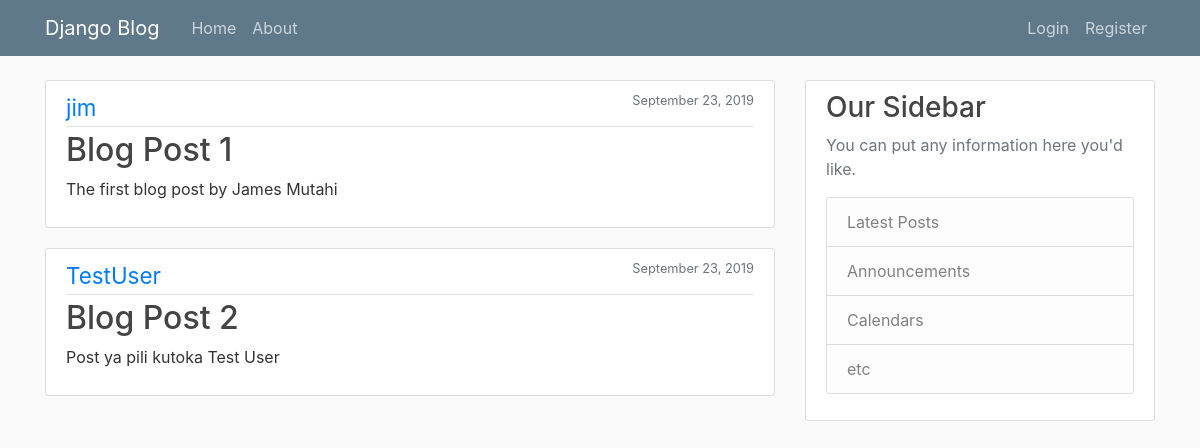
The page / on the database its author committed.
### blog/models.py (models this page shows, shortened)
class Post(models.Model):
    title = models.CharField(max_length=100)
    content = models.TextField()
    date_posted = models.DateTimeField(default=timezone.now)
    author = models.ForeignKey(User, on_delete=models.CASCADE)

### blog/views.py (the view)
# urls.py: path('', views.home, name='blog-home'),
def home(request):
    context = {
        'posts': Post.objects.all()
    }
    return render(request, 'blog/home.html', context)

### blog/templates/blog/home.html
{% extends "blog/base.html" %}
{% block content %}
    {% for post in posts %}
        <article class="media content-section">
          <div class="media-body">
            <div class="article-metadata">
              <a class="author-text" href="#">{{ post.author }}</a>
              <small class="text-muted float-right">{{ post.date_posted|date:"F d, Y" }}</small>
            </div>
            <h2><a class="article-title" href="#">{{ post.title }}</a></h2>
            <p class="article-content">{{ post.content }}</p>
          </div>
        </article>
    {% endfor %}
{% endblock content %}

### blog/static/blog/main.css (style rules this page uses)
body { background: #fafafa; color: #333333; margin-top: 5rem; }
h1, h2, h3, h4, h5, h6 { color: #444444; }
.content-section { background: #ffffff; padding: 10px 20px; border: 1px solid #dddddd; border-radius: 3px; margin-bottom: 20px; }
.article-title { color: #444444; }
.article-content { white-space: pre-line; }
.article-metadata { padding-bottom: 1px; margin-bottom: 4px; border-bottom: 1px solid #e3e3e3 }
.author-text { font-size: 1.4rem; }

### rows shown on the page
Post: author "jim", date_posted "September 23, 2019", title "Blog Post 1", content "The first blog post by James Mutahi"
Post: author "TestUser", date_posted "September 23, 2019", title "Blog Post 2", content "Post ya pili kutoka Test User"
